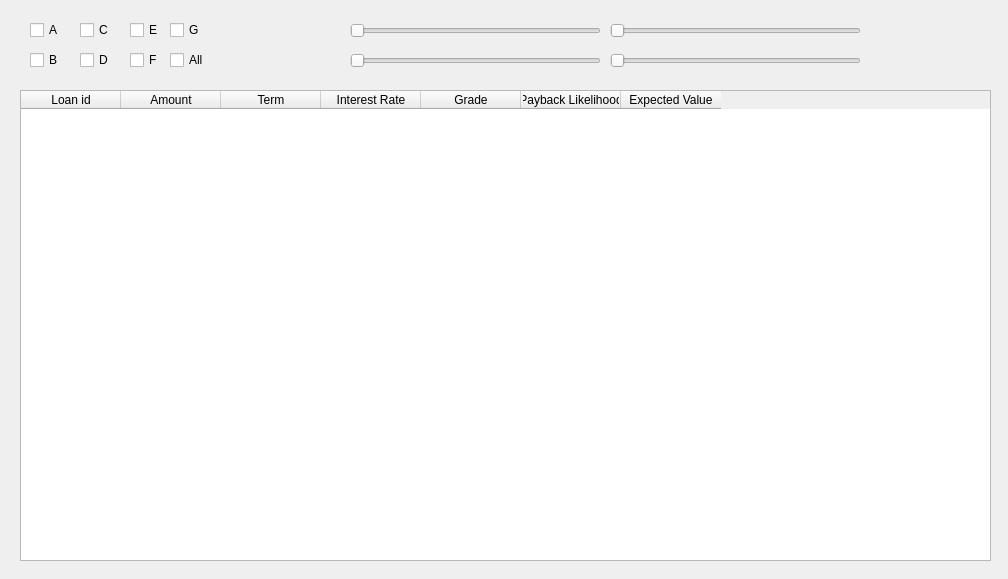
<?xml version="1.0" encoding="UTF-8"?>
<ui version="4.0">
 <class>Form</class>
 <widget class="QWidget" name="Form">
  <property name="geometry">
   <rect>
    <x>0</x>
    <y>0</y>
    <width>1008</width>
    <height>579</height>
   </rect>
  </property>
  <property name="sizePolicy">
   <sizepolicy hsizetype="Preferred" vsizetype="Minimum">
    <horstretch>0</horstretch>
    <verstretch>0</verstretch>
   </sizepolicy>
  </property>
  <property name="windowTitle">
   <string>Form</string>
  </property>
  <widget class="QTableWidget" name="tableWidget">
   <property name="geometry">
    <rect>
     <x>20</x>
     <y>90</y>
     <width>971</width>
     <height>471</height>
    </rect>
   </property>
   <property name="sizePolicy">
    <sizepolicy hsizetype="Preferred" vsizetype="Preferred">
     <horstretch>0</horstretch>
     <verstretch>0</verstretch>
    </sizepolicy>
   </property>
   <column>
    <property name="text">
     <string>Loan id</string>
    </property>
   </column>
   <column>
    <property name="text">
     <string>Amount</string>
    </property>
   </column>
   <column>
    <property name="text">
     <string>Term</string>
    </property>
   </column>
   <column>
    <property name="text">
     <string>Interest Rate</string>
    </property>
   </column>
   <column>
    <property name="text">
     <string>Grade</string>
    </property>
   </column>
   <column>
    <property name="text">
     <string>Payback Likelihood</string>
    </property>
   </column>
   <column>
    <property name="text">
     <string>Expected Value</string>
    </property>
   </column>
  </widget>
  <widget class="QCheckBox" name="a_box">
   <property name="geometry">
    <rect>
     <x>30</x>
     <y>20</y>
     <width>41</width>
     <height>20</height>
    </rect>
   </property>
   <property name="text">
    <string>A</string>
   </property>
  </widget>
  <widget class="QCheckBox" name="e_box">
   <property name="geometry">
    <rect>
     <x>130</x>
     <y>20</y>
     <width>31</width>
     <height>20</height>
    </rect>
   </property>
   <property name="text">
    <string>E</string>
   </property>
  </widget>
  <widget class="QCheckBox" name="b_box">
   <property name="geometry">
    <rect>
     <x>30</x>
     <y>50</y>
     <width>31</width>
     <height>20</height>
    </rect>
   </property>
   <property name="text">
    <string>B</string>
   </property>
  </widget>
  <widget class="QCheckBox" name="d_box">
   <property name="geometry">
    <rect>
     <x>80</x>
     <y>50</y>
     <width>31</width>
     <height>20</height>
    </rect>
   </property>
   <property name="text">
    <string>D</string>
   </property>
  </widget>
  <widget class="QCheckBox" name="g_box">
   <property name="geometry">
    <rect>
     <x>170</x>
     <y>20</y>
     <width>41</width>
     <height>20</height>
    </rect>
   </property>
   <property name="text">
    <string>G</string>
   </property>
  </widget>
  <widget class="QCheckBox" name="c_box">
   <property name="geometry">
    <rect>
     <x>80</x>
     <y>20</y>
     <width>31</width>
     <height>20</height>
    </rect>
   </property>
   <property name="text">
    <string>C</string>
   </property>
  </widget>
  <widget class="QCheckBox" name="f_box">
   <property name="geometry">
    <rect>
     <x>130</x>
     <y>50</y>
     <width>31</width>
     <height>20</height>
    </rect>
   </property>
   <property name="text">
    <string>F</string>
   </property>
  </widget>
  <widget class="QCheckBox" name="all_box">
   <property name="geometry">
    <rect>
     <x>170</x>
     <y>50</y>
     <width>41</width>
     <height>20</height>
    </rect>
   </property>
   <property name="text">
    <string>All</string>
   </property>
  </widget>
  <widget class="QSlider" name="min_prob">
   <property name="geometry">
    <rect>
     <x>350</x>
     <y>20</y>
     <width>251</width>
     <height>22</height>
    </rect>
   </property>
   <property name="orientation">
    <enum>Qt::Horizontal</enum>
   </property>
  </widget>
  <widget class="QSlider" name="min_ev">
   <property name="geometry">
    <rect>
     <x>350</x>
     <y>50</y>
     <width>251</width>
     <height>22</height>
    </rect>
   </property>
   <property name="orientation">
    <enum>Qt::Horizontal</enum>
   </property>
  </widget>
  <widget class="QSlider" name="max_ev">
   <property name="geometry">
    <rect>
     <x>610</x>
     <y>50</y>
     <width>251</width>
     <height>22</height>
    </rect>
   </property>
   <property name="orientation">
    <enum>Qt::Horizontal</enum>
   </property>
  </widget>
  <widget class="QSlider" name="max_prob">
   <property name="geometry">
    <rect>
     <x>610</x>
     <y>20</y>
     <width>251</width>
     <height>22</height>
    </rect>
   </property>
   <property name="orientation">
    <enum>Qt::Horizontal</enum>
   </property>
  </widget>
 </widget>
 <resources/>
 <connections/>
</ui>
